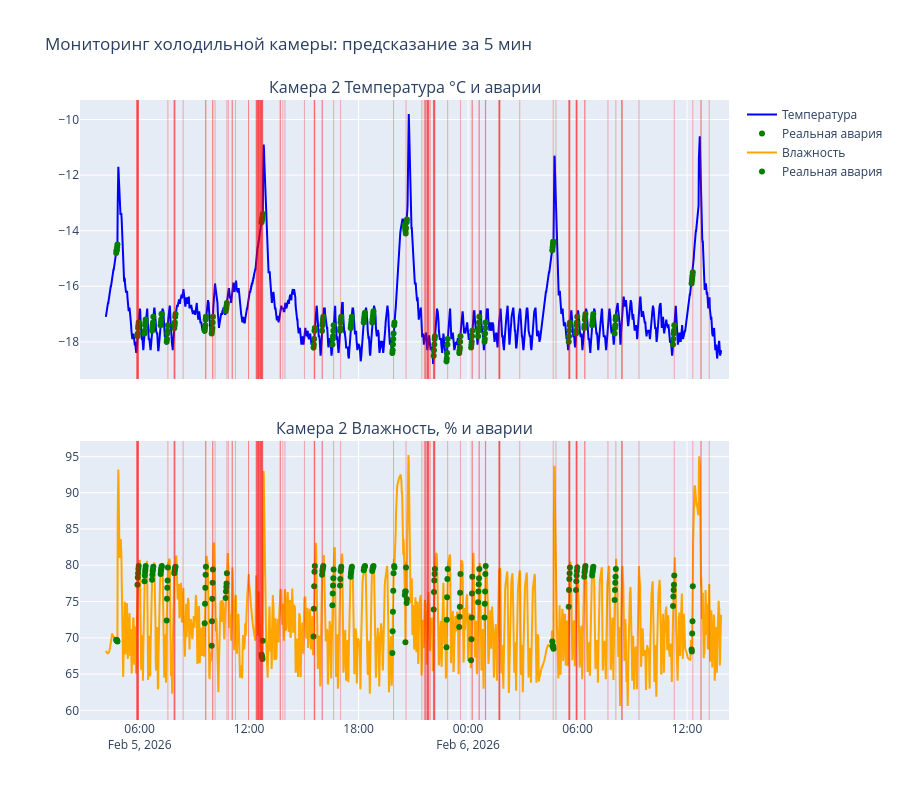

Notebook cell for this chart:
### Code cell
if __name__ == "__main__":
    # Конфигурация (единственное место, где задаются имена колонок и пороги)
    config = {
        'random_state': 19,
        # Имена колонок во входном DataFrame
        'temp_col': 'Камера 2 Температура °С',
        'humid_col': 'Камера 2 Влажность, %',
        'time_col': 'Дата/время',
        # Пороги срабатывания аварии
        'temp_threshold': -7.0,
        'humid_threshold': 80.0,
        # Горизонт предсказания (минуты)
        'forecast_horizon': 5,
        # Признаки
        'features': {'rolling_windows': [5, 15, 30, 60]},
        'lstm_weight': 0.3,               # вес LSTM в ансамбле (было 0.6)
        'lgb_weight': 0.7,               # вес LGBM
        'pred_threshold': 0.5,            # порог вероятности (подберите позже)
        # Параметры LSTM
        'params_lstm':
            {'lstm_pos_weight': 15.0,          # множитель для класса 1 в LSTM
            'lstm_hidden_size1': 64,
            'lstm_hidden_size2': 32,
            'lstm_fc_size': 16,
            'dropout': 0.2,
            'seq_length': 30,
            'lstm_epochs': 100,
            'lstm_patience': 20,
            'batch_size': 32
        },
        # Параметры LightGBM
        'lgb_num_boost_round': 5000,
        'lgb_early_stopping': 100,
        'params_lgbm':
            {'objective': 'binary',
            'metric': 'binary_logloss',
            'boosting_type': 'gbdt',
            'verbose': -1,
            'num_threads': 8,
            'lgb_num_leaves': 87,
            'max_depth': 3,
            'min_data_in_leaf': 166,
            'min_sum_hessian_in_leaf': 0.1,
            'lgb_learning_rate': 0.1,
            'feature_fraction': 0.7,
            'bagging_fraction': 0.9,
            'bagging_freq': 5,
            'lambda_l1': 9,
            'lambda_l2': 8,
            'is_unbalance': False
        }
    }

    
    best_params = study.best_trial.params

    # Обновление верхнеуровневых параметров (если они есть в best_params)
    top_keys = ['lgb_weight', 'lstm_weight', 'pred_threshold']
    for key in top_keys:
        if key in best_params:
            config[key] = best_params[key]
    # Обновление параметров LightGBM
    lgbm_dict = config['params_lgbm']
    for key, value in best_params.items():
        if key in lgbm_dict:
            lgbm_dict[key] = value
    # Обновление параметров LSTM
    lstm_dict = config['params_lstm']
    for key, value in best_params.items():
        if key in lstm_dict:
            lstm_dict[key] = value

    # 3. Создаём объект и обучаем
    predictor = AnomalyPredictor(config)
    predictor.train_ensemble(pd.concat([train, val]))

    # 4. Тестирование
    test_df = test.copy()

    X_test, _, y_test = predictor.prepare_features(test_df)  # y_test = target (метка за 15 мин)
    pred_proba = predictor.predict(X_test, use_ensemble=False)
    pred_label = (pred_proba > 0.5).astype(int)

    # 5. Оценка
    print("Confusion Matrix:")
    print(classification_report(y_test, pred_label, target_names=['Норма', f'Аномалия через {predictor.forecast_horizon} мин']))
    print(confusion_matrix(y_test, pred_label))

    # 6. Визуализация с Plotly
    # Берём только те строки, для которых были сделаны предсказания
    plot_df = test_df.loc[X_test.index].copy()

    # Устанавливаем временной индекс для корректной оси X
    plot_df.set_index(predictor.time_col, inplace=True)

    # Добавляем предсказанные вероятности и бинарные метки
    plot_df['pred_proba'] = pred_proba
    plot_df['pred_anomaly'] = pred_label
    y_test.index = plot_df.index
    plot_df = pd.concat([plot_df, y_test], axis=1)

    fig = make_subplots(rows=2, cols=1, shared_xaxes=True,
                        subplot_titles=(f'{predictor.temp_col} и аварии',
                                        f'{predictor.humid_col} и аварии'),
                        vertical_spacing=0.1)

    # ----- Температура -----
    fig.add_trace(go.Scatter(x=plot_df.index, y=plot_df[predictor.temp_col],
                            mode='lines', name='Температура', line=dict(color='blue')), row=1, col=1)

    # Реальные аварии (is_failure) – зелёные маркеры
    actual = plot_df[plot_df['target'] == 1]
    if not actual.empty:
        fig.add_trace(go.Scatter(x=actual.index, y=actual[predictor.temp_col],
                                mode='markers', name='Реальная авария',
                                marker=dict(color='green', size=6, symbol='circle')), row=1, col=1)

    # Предсказания за 15 минут – **ВСЕ** красные вертикальные линии (без прореживания)
    pred_times = plot_df[plot_df['pred_anomaly'] == 1].index
    for t in pred_times:
        fig.add_vline(x=t, line_width=1, line_color='red', opacity=0.3, row=1, col=1)

    # ----- Влажность -----
    fig.add_trace(go.Scatter(x=plot_df.index, y=plot_df[predictor.humid_col],
                            mode='lines', name='Влажность', line=dict(color='orange')), row=2, col=1)

    # Реальные аварии на влажности
    if not actual.empty:
        fig.add_trace(go.Scatter(x=actual.index, y=actual[predictor.humid_col],
                                mode='markers', name='Реальная авария',
                                marker=dict(color='green', size=6, symbol='circle')), row=2, col=1)

    # Все предсказания для второго графика
    for t in pred_times:
        fig.add_vline(x=t, line_width=1, line_color='red', opacity=0.3, row=2, col=1)

    fig.update_layout(height=800,
                    title=f"Мониторинг холодильной камеры: предсказание за {predictor.forecast_horizon} мин")
    fig.show()
